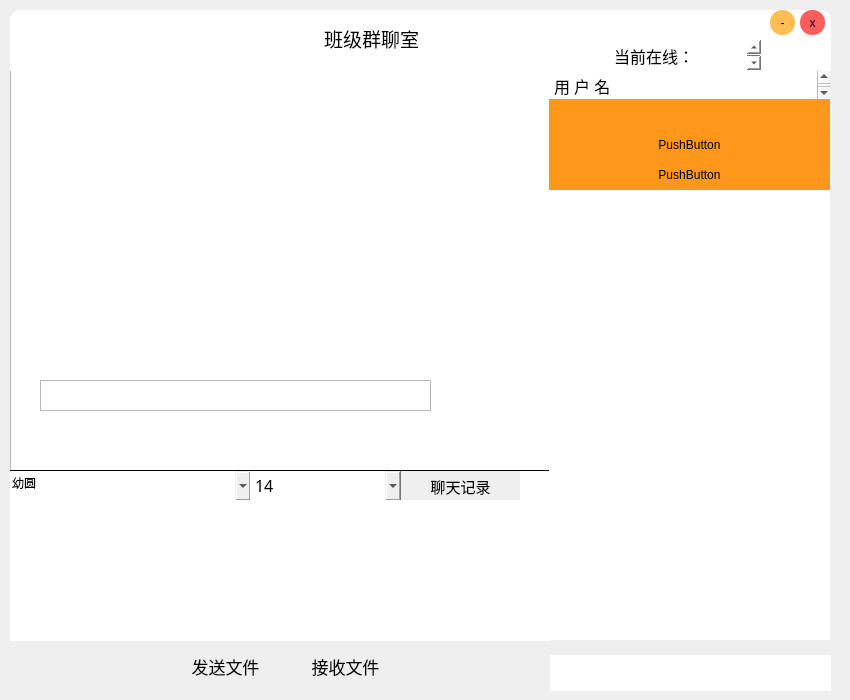
<?xml version="1.0" encoding="UTF-8"?>
<ui version="4.0">
 <class>Form</class>
 <widget class="QWidget" name="Form">
  <property name="geometry">
   <rect>
    <x>0</x>
    <y>0</y>
    <width>850</width>
    <height>700</height>
   </rect>
  </property>
  <property name="minimumSize">
   <size>
    <width>850</width>
    <height>700</height>
   </size>
  </property>
  <property name="maximumSize">
   <size>
    <width>850</width>
    <height>700</height>
   </size>
  </property>
  <property name="font">
   <font>
    <family>幼圆</family>
    <pointsize>14</pointsize>
   </font>
  </property>
  <property name="windowTitle">
   <string>班级群聊室</string>
  </property>
  <property name="layoutDirection">
   <enum>Qt::LeftToRight</enum>
  </property>
  <property name="autoFillBackground">
   <bool>false</bool>
  </property>
  <property name="styleSheet">
   <string notr="true"/>
  </property>
  <widget class="QFrame" name="frame">
   <property name="geometry">
    <rect>
     <x>-10</x>
     <y>0</y>
     <width>851</width>
     <height>701</height>
    </rect>
   </property>
   <property name="styleSheet">
    <string notr="true">#frame {border-radius:18px;
background-image: url(:/newPrefix/back3.png)}</string>
   </property>
   <property name="frameShape">
    <enum>QFrame::StyledPanel</enum>
   </property>
   <property name="frameShadow">
    <enum>QFrame::Raised</enum>
   </property>
   <widget class="QTextBrowser" name="textBrowser">
    <property name="geometry">
     <rect>
      <x>20</x>
      <y>70</y>
      <width>541</width>
      <height>401</height>
     </rect>
    </property>
    <property name="font">
     <font>
      <family>幼圆</family>
      <pointsize>13</pointsize>
     </font>
    </property>
    <property name="styleSheet">
     <string notr="true">
color: white;
border-bottom:2px solid black;

</string>
    </property>
    <property name="html">
     <string>&lt;!DOCTYPE HTML PUBLIC &quot;-//W3C//DTD HTML 4.0//EN&quot; &quot;http://www.w3.org/TR/REC-html40/strict.dtd&quot;&gt;
&lt;html&gt;&lt;head&gt;&lt;meta name=&quot;qrichtext&quot; content=&quot;1&quot; /&gt;&lt;style type=&quot;text/css&quot;&gt;
p, li { white-space: pre-wrap; }
&lt;/style&gt;&lt;/head&gt;&lt;body style=&quot; font-family:'幼圆'; font-size:13pt; font-weight:400; font-style:normal;&quot;&gt;
&lt;p style=&quot;-qt-paragraph-type:empty; margin-top:0px; margin-bottom:0px; margin-left:0px; margin-right:0px; -qt-block-indent:0; text-indent:0px; font-size:14pt;&quot;&gt;&lt;br /&gt;&lt;/p&gt;&lt;/body&gt;&lt;/html&gt;</string>
    </property>
   </widget>
   <widget class="QTextBrowser" name="textBrowser_2">
    <property name="geometry">
     <rect>
      <x>560</x>
      <y>70</y>
      <width>281</width>
      <height>30</height>
     </rect>
    </property>
    <property name="font">
     <font>
      <family>幼圆</family>
      <pointsize>12</pointsize>
     </font>
    </property>
    <property name="styleSheet">
     <string notr="true">border:none;

</string>
    </property>
    <property name="html">
     <string>&lt;!DOCTYPE HTML PUBLIC &quot;-//W3C//DTD HTML 4.0//EN&quot; &quot;http://www.w3.org/TR/REC-html40/strict.dtd&quot;&gt;
&lt;html&gt;&lt;head&gt;&lt;meta name=&quot;qrichtext&quot; content=&quot;1&quot; /&gt;&lt;style type=&quot;text/css&quot;&gt;
p, li { white-space: pre-wrap; }
&lt;/style&gt;&lt;/head&gt;&lt;body style=&quot; font-family:'幼圆'; font-size:12pt; font-weight:400; font-style:normal;&quot;&gt;
&lt;p style=&quot; margin-top:0px; margin-bottom:0px; margin-left:0px; margin-right:0px; -qt-block-indent:0; text-indent:0px;&quot;&gt;用 户 名&lt;/p&gt;&lt;/body&gt;&lt;/html&gt;</string>
    </property>
   </widget>
   <widget class="QFontComboBox" name="fontComboBox">
    <property name="geometry">
     <rect>
      <x>20</x>
      <y>470</y>
      <width>241</width>
      <height>31</height>
     </rect>
    </property>
    <property name="font">
     <font>
      <family>幼圆</family>
      <pointsize>9</pointsize>
     </font>
    </property>
    <property name="styleSheet">
     <string notr="true">border:none;
border-top:1px solid black;</string>
    </property>
    <property name="currentText">
     <string>幼圆</string>
    </property>
   </widget>
   <widget class="QComboBox" name="comboBox">
    <property name="geometry">
     <rect>
      <x>260</x>
      <y>470</y>
      <width>151</width>
      <height>31</height>
     </rect>
    </property>
    <property name="font">
     <font>
      <family>幼圆</family>
      <pointsize>12</pointsize>
     </font>
    </property>
    <property name="styleSheet">
     <string notr="true">border:none;
border-top:1px solid black;
</string>
    </property>
    <property name="frame">
     <bool>true</bool>
    </property>
    <item>
     <property name="text">
      <string>14</string>
     </property>
    </item>
    <item>
     <property name="text">
      <string>9</string>
     </property>
    </item>
    <item>
     <property name="text">
      <string>11</string>
     </property>
    </item>
    <item>
     <property name="text">
      <string>13</string>
     </property>
    </item>
    <item>
     <property name="text">
      <string>15</string>
     </property>
    </item>
    <item>
     <property name="text">
      <string>17</string>
     </property>
    </item>
    <item>
     <property name="text">
      <string>19</string>
     </property>
    </item>
    <item>
     <property name="text">
      <string>21</string>
     </property>
    </item>
    <item>
     <property name="text">
      <string>23</string>
     </property>
    </item>
   </widget>
   <widget class="QPushButton" name="pushButton_6">
    <property name="geometry">
     <rect>
      <x>410</x>
      <y>470</y>
      <width>121</width>
      <height>31</height>
     </rect>
    </property>
    <property name="font">
     <font>
      <family>幼圆</family>
      <pointsize>11</pointsize>
     </font>
    </property>
    <property name="styleSheet">
     <string notr="true">border:none;
border-top:1px solid black;
</string>
    </property>
    <property name="text">
     <string>聊天记录</string>
    </property>
   </widget>
   <widget class="QToolButton" name="toolButton">
    <property name="geometry">
     <rect>
      <x>530</x>
      <y>470</y>
      <width>31</width>
      <height>31</height>
     </rect>
    </property>
    <property name="font">
     <font>
      <pointsize>9</pointsize>
     </font>
    </property>
    <property name="styleSheet">
     <string notr="true">background-color: rgb(255, 255, 255);
border:none;
border-top:1px solid black;</string>
    </property>
    <property name="text">
     <string/>
    </property>
    <property name="icon">
     <iconset resource="main_image.qrc">
      <normaloff>:/newPrefix/clear.png</normaloff>:/newPrefix/clear.png</iconset>
    </property>
    <property name="iconSize">
     <size>
      <width>70</width>
      <height>25</height>
     </size>
    </property>
   </widget>
   <widget class="QTextEdit" name="textEdit">
    <property name="geometry">
     <rect>
      <x>20</x>
      <y>500</y>
      <width>541</width>
      <height>141</height>
     </rect>
    </property>
    <property name="font">
     <font>
      <pointsize>15</pointsize>
     </font>
    </property>
    <property name="styleSheet">
     <string notr="true">border-bottom-left-radius:10px;



</string>
    </property>
   </widget>
   <widget class="QFrame" name="frame_2">
    <property name="geometry">
     <rect>
      <x>20</x>
      <y>10</y>
      <width>821</width>
      <height>61</height>
     </rect>
    </property>
    <property name="styleSheet">
     <string notr="true">background-color: rgb(255, 255, 255);
border-top-right-radius:10px;
border-top-left-radius:10px;</string>
    </property>
    <property name="frameShape">
     <enum>QFrame::StyledPanel</enum>
    </property>
    <property name="frameShadow">
     <enum>QFrame::Raised</enum>
    </property>
    <widget class="QPushButton" name="pushButton_5">
     <property name="geometry">
      <rect>
       <x>760</x>
       <y>0</y>
       <width>25</width>
       <height>25</height>
      </rect>
     </property>
     <property name="styleSheet">
      <string notr="true">border-radius:12px;
background-color: rgb(255, 190, 84);</string>
     </property>
     <property name="text">
      <string>-</string>
     </property>
    </widget>
    <widget class="QPushButton" name="pushButton">
     <property name="geometry">
      <rect>
       <x>790</x>
       <y>0</y>
       <width>25</width>
       <height>25</height>
      </rect>
     </property>
     <property name="font">
      <font>
       <pointsize>9</pointsize>
      </font>
     </property>
     <property name="styleSheet">
      <string notr="true">border-radius:12px;
background-color: rgb(255, 95, 90);</string>
     </property>
     <property name="text">
      <string>x</string>
     </property>
    </widget>
    <widget class="QTextBrowser" name="textBrowser_3">
     <property name="geometry">
      <rect>
       <x>310</x>
       <y>10</y>
       <width>171</width>
       <height>41</height>
      </rect>
     </property>
     <property name="font">
      <font>
       <family>幼圆</family>
       <pointsize>12</pointsize>
      </font>
     </property>
     <property name="styleSheet">
      <string notr="true"/>
     </property>
     <property name="html">
      <string>&lt;!DOCTYPE HTML PUBLIC &quot;-//W3C//DTD HTML 4.0//EN&quot; &quot;http://www.w3.org/TR/REC-html40/strict.dtd&quot;&gt;
&lt;html&gt;&lt;head&gt;&lt;meta name=&quot;qrichtext&quot; content=&quot;1&quot; /&gt;&lt;style type=&quot;text/css&quot;&gt;
p, li { white-space: pre-wrap; }
&lt;/style&gt;&lt;/head&gt;&lt;body style=&quot; font-family:'幼圆'; font-size:12pt; font-weight:400; font-style:normal;&quot;&gt;
&lt;p style=&quot; margin-top:0px; margin-bottom:0px; margin-left:0px; margin-right:0px; -qt-block-indent:0; text-indent:0px;&quot;&gt;&lt;span style=&quot; font-size:14pt; color:#000000;&quot;&gt;班级群聊室&lt;/span&gt;&lt;/p&gt;&lt;/body&gt;&lt;/html&gt;</string>
     </property>
    </widget>
    <widget class="QTextBrowser" name="textBrowser_4">
     <property name="geometry">
      <rect>
       <x>600</x>
       <y>30</y>
       <width>151</width>
       <height>30</height>
      </rect>
     </property>
     <property name="font">
      <font>
       <family>幼圆</family>
       <pointsize>12</pointsize>
      </font>
     </property>
     <property name="styleSheet">
      <string notr="true">border:none;

</string>
     </property>
     <property name="html">
      <string>&lt;!DOCTYPE HTML PUBLIC &quot;-//W3C//DTD HTML 4.0//EN&quot; &quot;http://www.w3.org/TR/REC-html40/strict.dtd&quot;&gt;
&lt;html&gt;&lt;head&gt;&lt;meta name=&quot;qrichtext&quot; content=&quot;1&quot; /&gt;&lt;style type=&quot;text/css&quot;&gt;
p, li { white-space: pre-wrap; }
&lt;/style&gt;&lt;/head&gt;&lt;body style=&quot; font-family:'幼圆'; font-size:12pt; font-weight:400; font-style:normal;&quot;&gt;
&lt;p style=&quot; margin-top:0px; margin-bottom:0px; margin-left:0px; margin-right:0px; -qt-block-indent:0; text-indent:0px;&quot;&gt;当前在线：&lt;/p&gt;&lt;/body&gt;&lt;/html&gt;</string>
     </property>
    </widget>
   </widget>
   <widget class="QFrame" name="frame_3">
    <property name="geometry">
     <rect>
      <x>20</x>
      <y>640</y>
      <width>821</width>
      <height>51</height>
     </rect>
    </property>
    <property name="styleSheet">
     <string notr="true">border:none;</string>
    </property>
    <property name="frameShape">
     <enum>QFrame::StyledPanel</enum>
    </property>
    <property name="frameShadow">
     <enum>QFrame::Raised</enum>
    </property>
    <widget class="QPushButton" name="pushButton_4">
     <property name="geometry">
      <rect>
       <x>160</x>
       <y>10</y>
       <width>111</width>
       <height>32</height>
      </rect>
     </property>
     <property name="font">
      <font>
       <family>幼圆</family>
       <pointsize>13</pointsize>
      </font>
     </property>
     <property name="styleSheet">
      <string notr="true">background-image: url(:/newPrefix/button.png);border-radius:10px;</string>
     </property>
     <property name="text">
      <string>发送文件</string>
     </property>
    </widget>
    <widget class="QPushButton" name="pushButton_3">
     <property name="geometry">
      <rect>
       <x>280</x>
       <y>10</y>
       <width>111</width>
       <height>32</height>
      </rect>
     </property>
     <property name="font">
      <font>
       <family>幼圆</family>
       <pointsize>13</pointsize>
      </font>
     </property>
     <property name="styleSheet">
      <string notr="true">background-image: url(:/newPrefix/button.png);border-radius:10px;</string>
     </property>
     <property name="text">
      <string>接收文件</string>
     </property>
    </widget>
    <widget class="QTextBrowser" name="textBrowser_5">
     <property name="geometry">
      <rect>
       <x>540</x>
       <y>15</y>
       <width>281</width>
       <height>41</height>
      </rect>
     </property>
     <property name="font">
      <font>
       <family>幼圆</family>
       <pointsize>10</pointsize>
      </font>
     </property>
     <property name="styleSheet">
      <string notr="true">boeder:none;
border-radius:30px;
</string>
     </property>
     <property name="html">
      <string>&lt;!DOCTYPE HTML PUBLIC &quot;-//W3C//DTD HTML 4.0//EN&quot; &quot;http://www.w3.org/TR/REC-html40/strict.dtd&quot;&gt;
&lt;html&gt;&lt;head&gt;&lt;meta name=&quot;qrichtext&quot; content=&quot;1&quot; /&gt;&lt;style type=&quot;text/css&quot;&gt;
p, li { white-space: pre-wrap; }
&lt;/style&gt;&lt;/head&gt;&lt;body style=&quot; font-family:'幼圆'; font-size:10pt; font-weight:400; font-style:normal;&quot;&gt;
&lt;p style=&quot;-qt-paragraph-type:empty; margin-top:0px; margin-bottom:0px; margin-left:0px; margin-right:0px; -qt-block-indent:0; text-indent:0px; font-size:12pt;&quot;&gt;&lt;br /&gt;&lt;/p&gt;&lt;/body&gt;&lt;/html&gt;</string>
     </property>
    </widget>
   </widget>
   <widget class="QFrame" name="frame_4">
    <property name="geometry">
     <rect>
      <x>559</x>
      <y>99</y>
      <width>281</width>
      <height>541</height>
     </rect>
    </property>
    <property name="styleSheet">
     <string notr="true">border:none;
background-color: rgb(255, 255, 255);

</string>
    </property>
    <property name="frameShape">
     <enum>QFrame::StyledPanel</enum>
    </property>
    <property name="frameShadow">
     <enum>QFrame::Raised</enum>
    </property>
    <widget class="QPushButton" name="pushButton_7">
     <property name="geometry">
      <rect>
       <x>0</x>
       <y>0</y>
       <width>281</width>
       <height>31</height>
      </rect>
     </property>
     <property name="font">
      <font>
       <pointsize>11</pointsize>
      </font>
     </property>
     <property name="styleSheet">
      <string notr="true">background-color: rgb(255, 152, 26);</string>
     </property>
     <property name="text">
      <string/>
     </property>
    </widget>
    <widget class="QPushButton" name="pushButton_8">
     <property name="geometry">
      <rect>
       <x>0</x>
       <y>30</y>
       <width>281</width>
       <height>31</height>
      </rect>
     </property>
     <property name="font">
      <font>
       <pointsize>9</pointsize>
      </font>
     </property>
     <property name="styleSheet">
      <string notr="true">background-color: rgb(255, 152, 26);</string>
     </property>
     <property name="text">
      <string>PushButton</string>
     </property>
    </widget>
    <widget class="QPushButton" name="pushButton_9">
     <property name="geometry">
      <rect>
       <x>0</x>
       <y>60</y>
       <width>281</width>
       <height>31</height>
      </rect>
     </property>
     <property name="font">
      <font>
       <pointsize>9</pointsize>
      </font>
     </property>
     <property name="styleSheet">
      <string notr="true">background-color: rgb(255, 152, 26);</string>
     </property>
     <property name="text">
      <string>PushButton</string>
     </property>
    </widget>
   </widget>
   <widget class="QFrame" name="frame_5">
    <property name="geometry">
     <rect>
      <x>50</x>
      <y>380</y>
      <width>391</width>
      <height>31</height>
     </rect>
    </property>
    <property name="frameShape">
     <enum>QFrame::StyledPanel</enum>
    </property>
    <property name="frameShadow">
     <enum>QFrame::Raised</enum>
    </property>
   </widget>
  </widget>
 </widget>
 <resources>
  <include location="main_image.qrc"/>
 </resources>
 <connections>
  <connection>
   <sender>pushButton</sender>
   <signal>clicked()</signal>
   <receiver>Form</receiver>
   <slot>closed()</slot>
   <hints>
    <hint type="sourcelabel">
     <x>818</x>
     <y>30</y>
    </hint>
    <hint type="destinationlabel">
     <x>847</x>
     <y>39</y>
    </hint>
   </hints>
  </connection>
  <connection>
   <sender>pushButton_5</sender>
   <signal>clicked()</signal>
   <receiver>Form</receiver>
   <slot>min()</slot>
   <hints>
    <hint type="sourcelabel">
     <x>777</x>
     <y>23</y>
    </hint>
    <hint type="destinationlabel">
     <x>796</x>
     <y>8</y>
    </hint>
   </hints>
  </connection>
  <connection>
   <sender>pushButton_6</sender>
   <signal>clicked()</signal>
   <receiver>Form</receiver>
   <slot>allaction()</slot>
   <hints>
    <hint type="sourcelabel">
     <x>431</x>
     <y>491</y>
    </hint>
    <hint type="destinationlabel">
     <x>655</x>
     <y>675</y>
    </hint>
   </hints>
  </connection>
  <connection>
   <sender>toolButton</sender>
   <signal>clicked()</signal>
   <receiver>textBrowser</receiver>
   <slot>clear()</slot>
   <hints>
    <hint type="sourcelabel">
     <x>525</x>
     <y>496</y>
    </hint>
    <hint type="destinationlabel">
     <x>460</x>
     <y>400</y>
    </hint>
   </hints>
  </connection>
  <connection>
   <sender>pushButton_3</sender>
   <signal>clicked()</signal>
   <receiver>Form</receiver>
   <slot>recv_file()</slot>
   <hints>
    <hint type="sourcelabel">
     <x>330</x>
     <y>676</y>
    </hint>
    <hint type="destinationlabel">
     <x>100</x>
     <y>681</y>
    </hint>
   </hints>
  </connection>
  <connection>
   <sender>pushButton_4</sender>
   <signal>clicked()</signal>
   <receiver>Form</receiver>
   <slot>send_file()</slot>
   <hints>
    <hint type="sourcelabel">
     <x>225</x>
     <y>665</y>
    </hint>
    <hint type="destinationlabel">
     <x>125</x>
     <y>666</y>
    </hint>
   </hints>
  </connection>
  <connection>
   <sender>fontComboBox</sender>
   <signal>currentIndexChanged(QString)</signal>
   <receiver>textBrowser</receiver>
   <slot>setFontFamily(QString)</slot>
   <hints>
    <hint type="sourcelabel">
     <x>194</x>
     <y>493</y>
    </hint>
    <hint type="destinationlabel">
     <x>205</x>
     <y>440</y>
    </hint>
   </hints>
  </connection>
  <connection>
   <sender>comboBox</sender>
   <signal>currentIndexChanged(int)</signal>
   <receiver>textBrowser</receiver>
   <slot>setFontWeight(int)</slot>
   <hints>
    <hint type="sourcelabel">
     <x>306</x>
     <y>489</y>
    </hint>
    <hint type="destinationlabel">
     <x>310</x>
     <y>460</y>
    </hint>
   </hints>
  </connection>
 </connections>
 <slots>
  <slot>closed()</slot>
  <slot>min()</slot>
  <slot>allaction()</slot>
  <slot>text_move()</slot>
  <slot>send_action()</slot>
  <slot>recv_file()</slot>
  <slot>send_file()</slot>
 </slots>
</ui>
